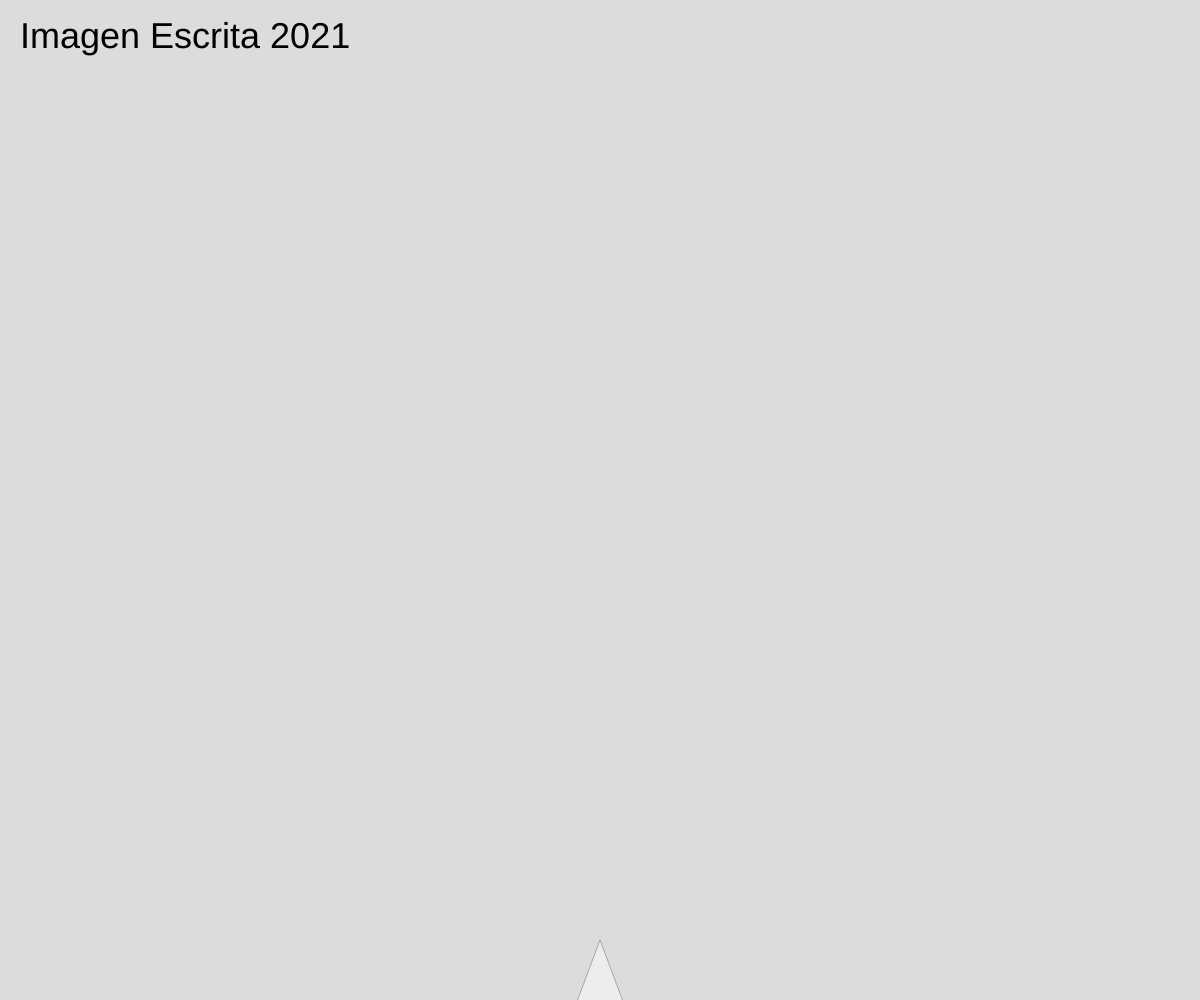
Frame 1 (no input)
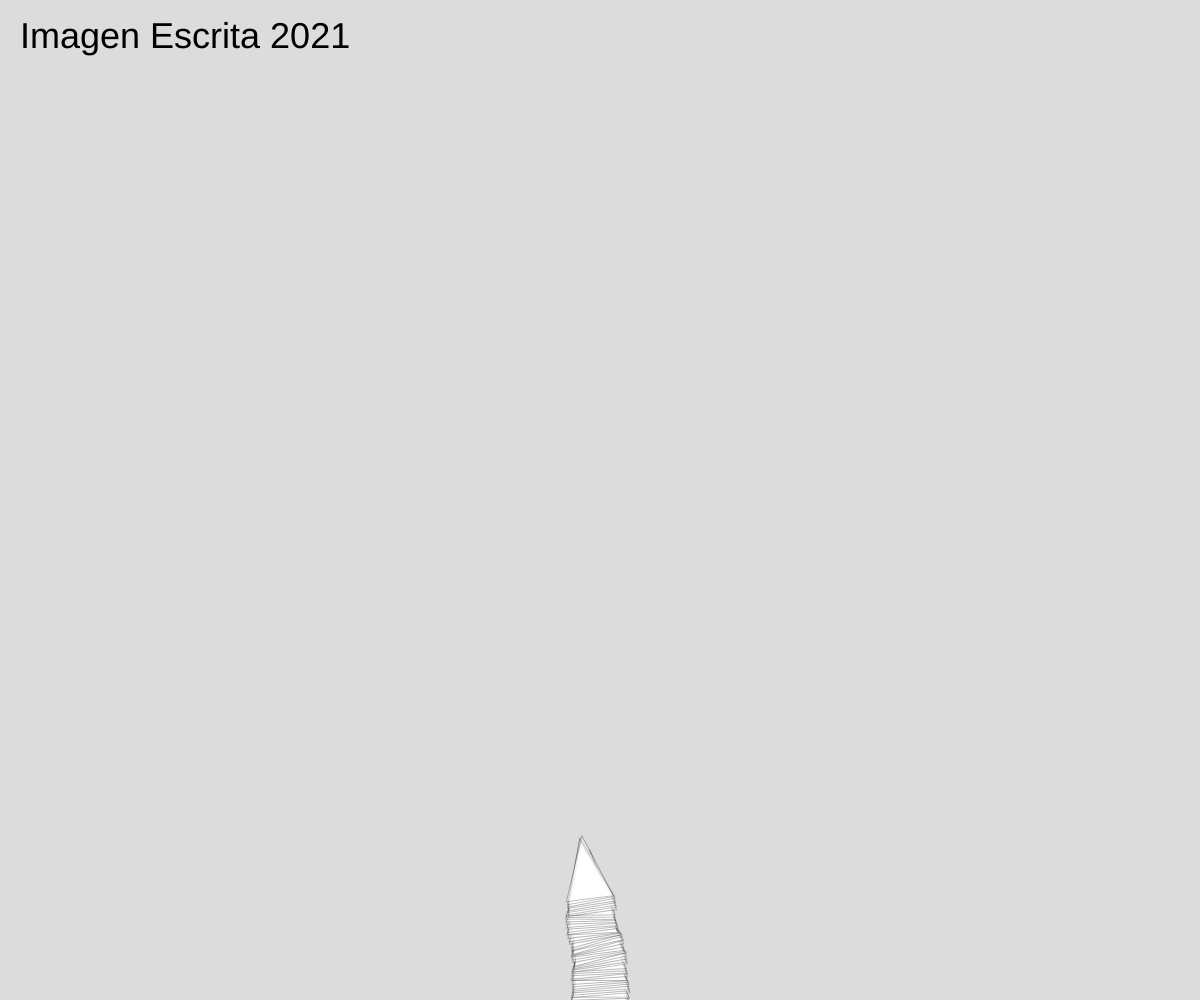
Frame 60 (no input)
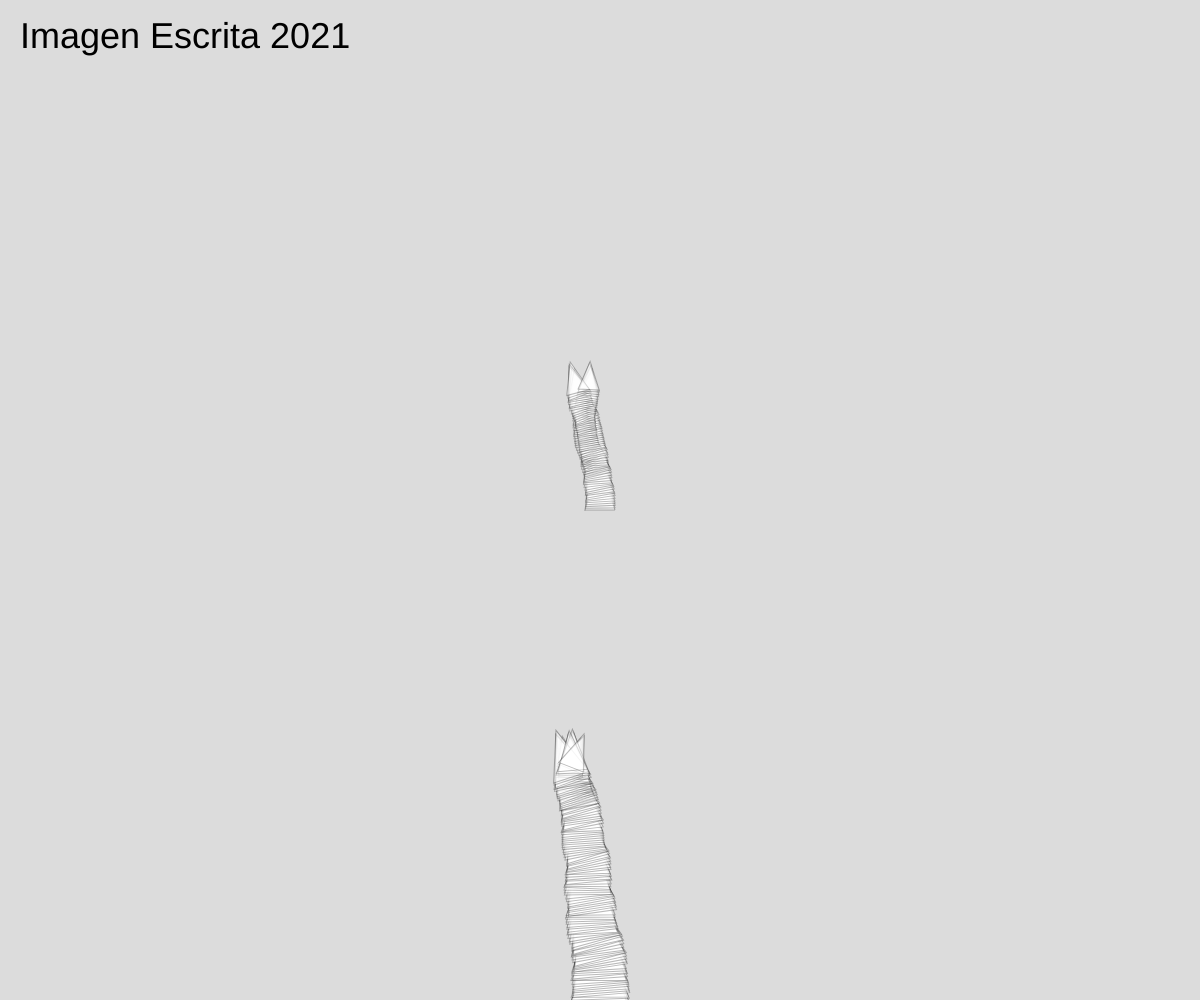
Frame 120 (the mouse pressed at the canvas centre since frame 60)

The p5.js sketch that drew these frames (run headless with seeded random() and noise() and a simulated clock; from frame 60 on, the mouse is pressed at the canvas centre):

// p5.js sketch
// ── sketch.js
let boids;

function setup() {
  createCanvas(windowWidth, windowHeight);
  boids = [];
  background(220);
  textFont("Arial", 36);
  fill(0);
  text("Imagen Escrita 2021", 20, 48);
  let b = new Boid(width/2, height, 20, -HALF_PI);
  boids.push(b);
}

function draw() {
  
  for(let i = 0; i < boids.length; i++){
    boids[i].draw();
    boids[i].go();
    if(boids[i].t < 1){
      // sáquelo del arreglo
      boids.splice(i, 1);
    }
  }
}

class Boid {
  constructor(x, y, t, a) {
    this.x = x;
    this.y = y;
    this.t = t; // tamaño
    this.a = a; // ángulo
    this.seed = round(random(0, 999999));
  }

  draw() {
    fill(255, 120);
    stroke(0, 70);
    push();
    translate(this.x, this.y);
    rotate(this.a);
    beginShape();
    vertex(-this.t, -this.t*1.5);
    vertex(this.t*3, 0);
    vertex(-this.t, this.t*1.5);
    endShape(CLOSE);
    pop();
  }
  
  go(){
    noiseSeed(this.seed);
    this.a += (noise(millis()/this.t*80) - 0.475) * 0.33;
    
    this.x += cos(this.a) * 2;
    this.y += sin(this.a) * 2;
    
    this.t *= 0.996;
    
    if(unoEn(80)){
      let nuevaRama = new Boid(this.x, this.y, this.t * 0.9, this.a + random(-.5, .5));
      boids.push(nuevaRama)
    }
  }
}


function mousePressed(){
  let b = new Boid(mouseX, mouseY, 10, -HALF_PI);
  boids.push(b);
}

function keyTyped(){
  if(key === " "){
    fill(0);
  text("Imagen Escrita 2021", 20, 48);
      background(220);
  }
  if(key === "b"){
    print("hay "+boids.length+" boids!!!")
  }
}

function unoEn(num){
  let n = random(0, num);
  if(n < 1){
    return true;
  }else{
    return false;
  }
}
